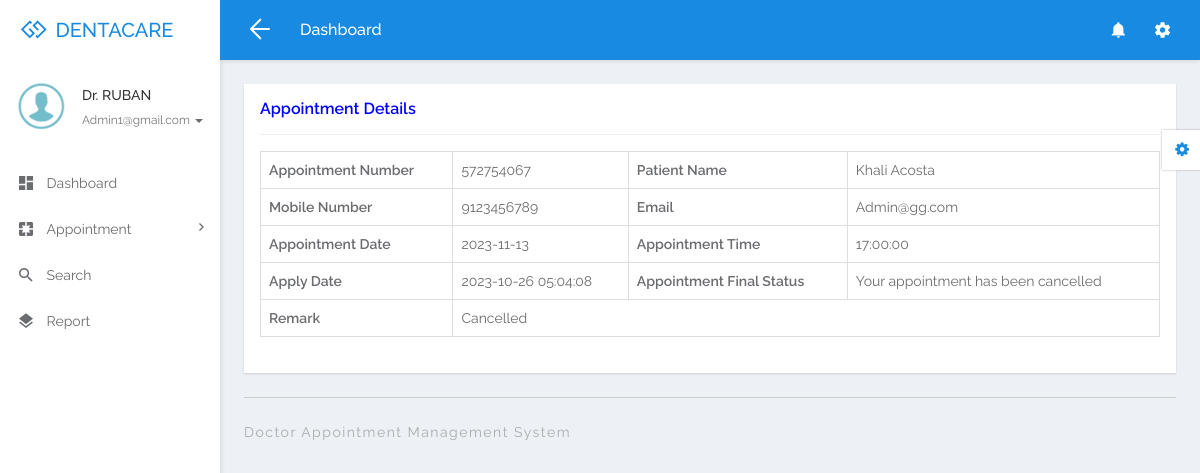
Page /doctor/view-appointment-detail.php?editid=17 (signed in) on the committed database.
### tables this page shows
CREATE TABLE `tbldoctor` (
  `ID` int(5) NOT NULL,
  `FullName` varchar(250) DEFAULT NULL,
  `MobileNumber` bigint(11) DEFAULT NULL,
  `Email` varchar(250) DEFAULT NULL,
  `Specialization` varchar(250) DEFAULT NULL,
  `Password` varchar(259) DEFAULT NULL,
  `CreationDate` timestamp NULL DEFAULT current_timestamp()
);

CREATE TABLE `tblappointment` (
  `ID` int(10) NOT NULL,
  `AppointmentNumber` int(10) DEFAULT NULL,
  `Name` varchar(250) DEFAULT NULL,
  `MobileNumber` bigint(20) DEFAULT NULL,
  `Email` varchar(250) DEFAULT NULL,
  `AppointmentDate` date DEFAULT NULL,
  `AppointmentTime` time DEFAULT NULL,
  `Specialization` varchar(250) DEFAULT NULL,
  `Doctor` int(10) DEFAULT NULL,
  `Message` mediumtext DEFAULT NULL,
  `ApplyDate` timestamp NULL DEFAULT current_timestamp(),
  `Remark` varchar(250) DEFAULT NULL,
  `Status` varchar(250) DEFAULT NULL,
  `UpdationDate` timestamp NULL DEFAULT NULL ON UPDATE current_timestamp()
);

### doctor/view-appointment-detail.php (the view, shortened to what this page needs)
<?php
include('includes/dbconnection.php');
if (strlen($_SESSION['damsid']==0)) {
  header('location:logout.php');
  } else{
  ?>
<!DOCTYPE html>
<html lang="en">
<head>
	<link rel="stylesheet" href="libs/bower/font-awesome/css/font-awesome.min.css">
	<link rel="stylesheet" href="libs/bower/material-design-iconic-font/dist/css/material-design-iconic-font.css">
	<link rel="stylesheet" href="libs/bower/animate.css/animate.min.css">
	<link rel="stylesheet" href="libs/bower/fullcalendar/dist/fullcalendar.min.css">
	<link rel="stylesheet" href="libs/bower/perfect-scrollbar/css/perfect-scrollbar.css">
	<link rel="stylesheet" href="assets/css/bootstrap.css">
	<link rel="stylesheet" href="assets/css/core.css">
	<link rel="stylesheet" href="assets/css/app.css">
</head>
<body class="menubar-left menubar-unfold menubar-light theme-primary">
<?php include_once('includes/header.php');?>
<?php include_once('includes/sidebar.php');?>
<main id="app-main" class="app-main">
  <div class="wrap">
	<section class="app-content">
		<div class="row">
			<div class="col-md-12">
				<div class="widget">
					<header class="widget-header">
						<h4 class="widget-title" style="color: blue">Appointment Details</h4>
					</header>
					<hr class="widget-separator">
					<div class="widget-body">
						<div class="table-responsive">
							<?php
                  $eid=$_GET['editid'];
$sql="SELECT * from tblappointment  where ID=:eid";
$query = $dbh -> prepare($sql);
$query-> bindParam(':eid', $eid, PDO::PARAM_STR);
$query->execute();
$results=$query->fetchAll(PDO::FETCH_OBJ);
$cnt=1;
if($query->rowCount() > 0)
{
foreach($results as $row)
{               ?>
							<table border="1" class="table table-bordered mg-b-0">
                                            <tr>
    <th>Appointment Number</th>
    <td><?php  echo $aptno=($row->AppointmentNumber);?></td>
    <th>Patient Name</th>
    <td><?php  echo $row->Name;?></td>
  </tr>
  <tr>
    <th>Mobile Number</th>
    <td><?php  echo $row->MobileNumber;?></td>
    <th>Email</th>
    <td><?php  echo $row->Email;?></td>
  </tr>
   <tr>
    <th>Appointment Date</th>
    <td><?php  echo $row->AppointmentDate;?></td>
    <th>Appointment Time</th>
    <td><?php  echo $row->AppointmentTime;?></td>
  </tr>
  <tr>
    <th>Apply Date</th>
    <td><?php  echo $row->ApplyDate;?></td>
     <th>Appointment Final Status</th>
    <td colspan="4"> <?php  $status=$row->Status;
if($row->Status=="Cancelled")
{
  echo "Your appointment has been cancelled";
}
     ;?></td>
  </tr>
   <tr>
<th >Remark</th>
 <?php if($row->Remark==""){ ?>
                     <td colspan="3"><?php echo "Not Updated Yet"; ?></td>
<?php } else { ?>                  <td colspan="3"> <?php  echo htmlentities($row->Remark);?>
                  </td>
                  <?php } ?>
  </tr>
<?php $cnt=$cnt+1;}} ?>
</table>
<br>
					</div>
				</div>
			</div>
		</div>
	</section>
</div>
  <?php include_once('includes/footer.php');?>
</main>
<?php include_once('includes/customizer.php');?>
</body>
</html>
<?php }  ?>

### doctor/includes/sidebar.php (shortened to what this page needs)
<aside id="menubar" class="menubar light">
  <div class="app-user">
    <div class="media">
      <div class="media-left">
        <div class="avatar avatar-md avatar-circle">
          <a href="javascript:void(0)"><img class="img-responsive" src="assets/images/images.png" alt="avatar"/></a>
        </div>
      </div>
      <div class="media-body">
        <div class="foldable">
          <?php
$eid=$_SESSION['damsid'];
$sql="SELECT FullName,Email from  tbldoctor where ID=:eid";
$query = $dbh -> prepare($sql);
$query->bindParam(':eid',$eid,PDO::PARAM_STR);
$query->execute();
$results=$query->fetchAll(PDO::FETCH_OBJ);
foreach($results as $row)
{
$email=$row->Email;
$fname=$row->FullName;
}   ?>
          <h5><a href="javascript:void(0)" class="username"><?php  echo $fname ;?></a></h5>
          <ul>
            <li class="dropdown">
              <a href="javascript:void(0)" class="dropdown-toggle usertitle" data-toggle="dropdown" aria-haspopup="true" aria-expanded="false">
                <small><?php  echo $email;?></small>
                <span class="caret"></span>
              </a>
            </li>
          </ul>
        </div>
      </div>
    </div>
  </div>
  <div class="menubar-scroll">
    <div class="menubar-scroll-inner">
      <ul class="app-menu">
        <li class="has-submenu">
          <a href="dashboard.php">
            <i class="menu-icon zmdi zmdi-view-dashboard zmdi-hc-lg"></i>
            <span class="menu-text">Dashboard</span>
          </a>
        </li>
       <li class="has-submenu">
          <a href="javascript:void(0)" class="submenu-toggle">
            <i class="menu-icon zmdi zmdi-pages zmdi-hc-lg"></i>
            <span class="menu-text">Appointment</span>
            <i class="menu-caret zmdi zmdi-hc-sm zmdi-chevron-right"></i>
          </a>
        </li>
        <li>
          <a href="search.php">
            <i class="menu-icon zmdi zmdi-search zmdi-hc-lg"></i>
            <span class="menu-text">Search</span>
          </a>
        </li>
        <li>
          <a href="appointment-bwdates.php">
            <i class="menu-icon zmdi zmdi-layers zmdi-hc-lg"></i>
            <span class="menu-text">Report</span>
          </a>
        </li>
      </ul>
    </div>
  </div>
</aside>

### rows in the picture
tbldoctor: FullName "Dr. RUBAN", Email "Admin1@gmail.com"
tblappointment: AppointmentNumber "572754067", Name "Khali Acosta", MobileNumber "9123456789", Email "Admin@gg.com", AppointmentDate "2023-11-13", AppointmentTime "17:00:00", ApplyDate "2023-10-26 05:04:08", Status "Your appointment has been cancelled", Remark "Cancelled"
